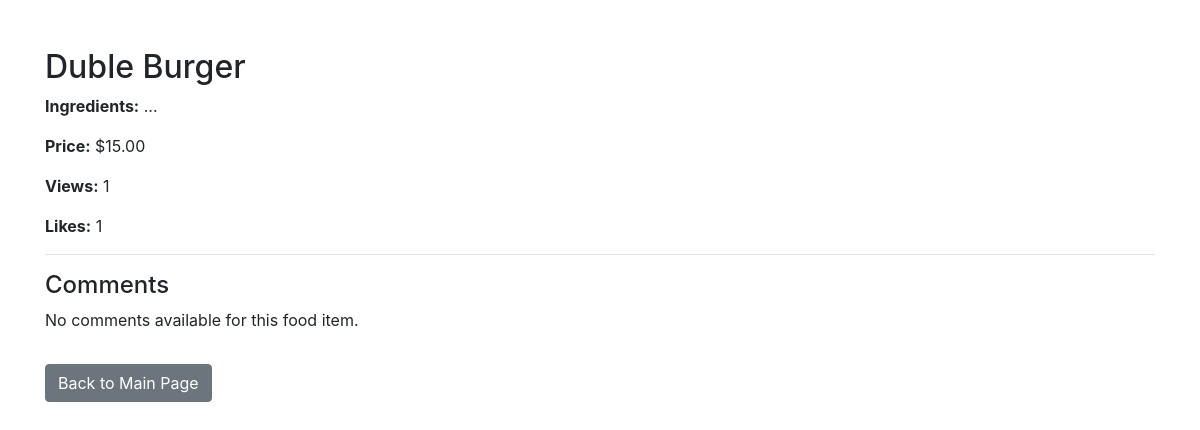
Page /food/3/ on the committed database.
### food_app/models.py (models this page shows, shortened)
class Food(models.Model):
    food_type = models.ForeignKey(FoodType, on_delete=models.CASCADE, related_name='foods')
    name = models.CharField(max_length=100)
    ingredients = models.TextField()
    price = models.DecimalField(max_digits=6, decimal_places=2)
    view_count = models.IntegerField(default=0)
    like_count = models.IntegerField(default=0)

### food_app/views.py (the view)
# urls.py: path('food/<int:food_id>/', views.food_detail, name='food_detail'),  # Yangi yo'nalish
def food_detail(request, food_id):
    food = get_object_or_404(Food, id=food_id)
    food.view_count += 1
    food.save()  # Ko'rishlar sonini yangilab saqlash
    comments = Comment.objects.filter(food=food)
    return render(request, 'food_app/food_detail.html', {
        'food': food,
        'comments': comments,
    })

### food_app/templates/food_app/food_detail.html (shortened to what this page needs)
<!DOCTYPE html>
<html lang="en">
<head>
    <link rel="stylesheet" href="https://maxcdn.bootstrapcdn.com/bootstrap/4.0.0/css/bootstrap.min.css">
</head>
<body>
    <div class="container mt-5">
        <h2>{{ food.name }}</h2>
        <p><strong>Ingredients:</strong> {{ food.ingredients }}</p>
        <p><strong>Price:</strong> ${{ food.price }}</p>
        <p><strong>Views:</strong> {{ food.view_count }}</p>
        <p><strong>Likes:</strong> {{ food.like_count }}</p>
        <hr>
        <h4>Comments</h4>
        {% if comments %}
            <ul class="list-group">
                {% for comment in comments %}
                    <li class="list-group-item">
                        <strong>{{ comment.user.username }}:</strong> {{ comment.content }}
                    </li>
                {% endfor %}
            </ul>
        {% else %}
            <p>No comments available for this food item.</p>
        {% endif %}
        <a href="{% url 'main_page' %}" class="btn btn-secondary mt-3">Back to Main Page</a>
    </div>
</body>
</html>

### rows in the picture
Food: name "Duble Burger", ingredients "...", price "15.00", view_count "1", like_count "1"
